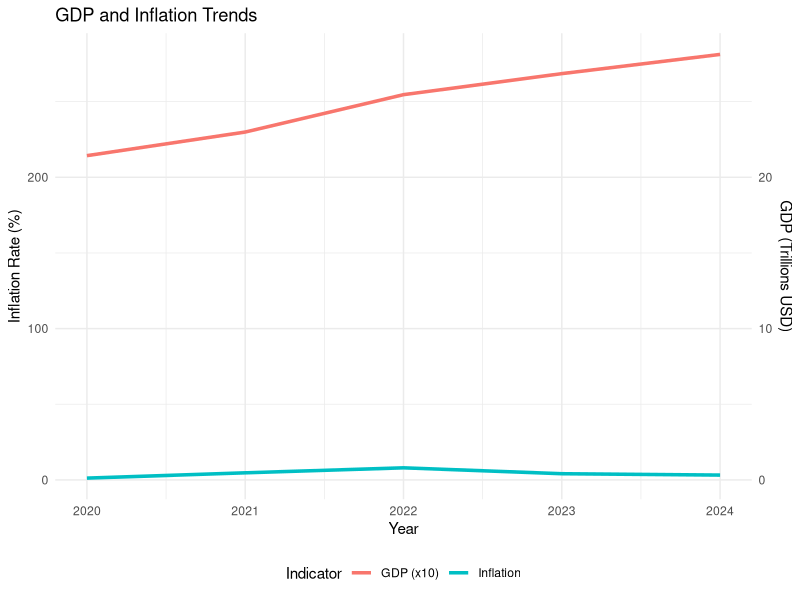

The R source for this figure:
## ---- chunk 1
knitr::opts_chunk$set(echo = TRUE, warning = FALSE, message = FALSE)
library(tidyverse)
library(ggplot2)
library(knitr)
## ---- chunk 2
# Load your economic data here
economics_data <- data.frame(
  year = 2020:2024,
  gdp = c(21.43, 22.99, 25.46, 26.85, 28.12),
  inflation = c(1.2, 4.7, 8.0, 4.1, 3.2),
  unemployment = c(8.1, 5.4, 3.7, 3.5, 3.8)
)

kable(economics_data, caption = "Economic Indicators Dataset")
## ---- chunk 3
# Create economic plots
gdp_inflation_plot <- ggplot(economics_data, aes(x = year)) +
  geom_line(aes(y = gdp * 10, color = "GDP (x10)"), size = 1.2) +
  geom_line(aes(y = inflation, color = "Inflation"), size = 1.2) +
  scale_y_continuous(
    name = "Inflation Rate (%)",
    sec.axis = sec_axis(~./10, name = "GDP (Trillions USD)")
  ) +
  labs(
    title = "GDP and Inflation Trends",
    x = "Year",
    color = "Indicator"
  ) +
  theme_minimal() +
  theme(legend.position = "bottom")

print(gdp_inflation_plot)
## ---- chunk 4
# Correlation analysis
correlations <- cor(economics_data[, c("gdp", "inflation", "unemployment")])
kable(correlations, caption = "Correlation Matrix", digits = 3)

# Summary statistics
summary_stats <- economics_data %>%
  summarise(
    across(c(gdp, inflation, unemployment), 
           list(mean = mean, sd = sd, min = min, max = max))
  )

kable(summary_stats, caption = "Summary Statistics", digits = 2)
